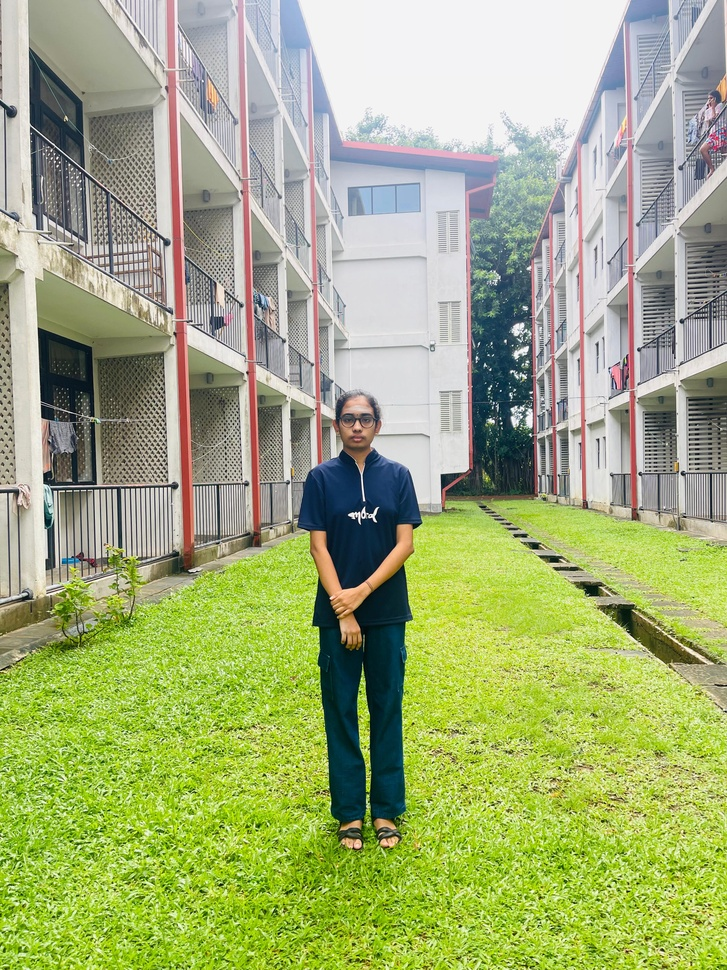
#> input picture Known_faces/jegathayini_pic.jpg, 727 x 970 px, shrunk from 3024 x 4032 before the run, found by its file name
$ python face_crop.py
#> lines starting #> are read from the running program, lines starting #| are printed output that depends on the picture; after the words box and inside, x2 and y2 are one past the last pixel; in counts of white or black regions, pixels touching at a corner belong together
import cv2

face_detector = cv2.CascadeClassifier(
    cv2.data.haarcascades +
    "haarcascade_frontalface_default.xml"
)

img = cv2.imread(
    "Known_Faces/jegathayini_pic.jpg"
)
#> img is the input picture: shape (970, 727, 3); mean B, G, R 121.7, 173.6, 161.7

print("Image Shape:", img.shape)
#| Image Shape: (970, 727, 3)

gray = cv2.cvtColor(
    img,
    cv2.COLOR_BGR2GRAY
)
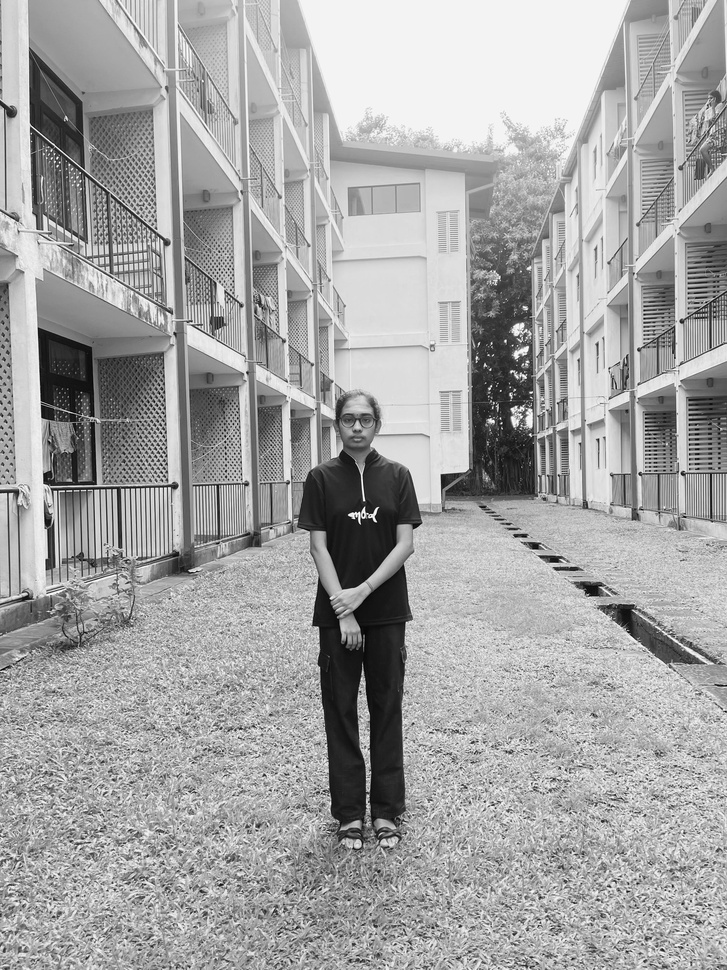
#> gray: shape (970, 727); min 0, max 255, mean 164.1

faces = face_detector.detectMultiScale(
    gray,
    scaleFactor=1.1,
    minNeighbors=10
)
#> faces = [[330, 400, 54, 54]]

print("Faces detected:", len(faces))
#| Faces detected: 1

for (x, y, w, h) in faces:

    print(
        f"x={x}, y={y}, w={w}, h={h}"
    )

    cv2.rectangle(
        img,
        (x, y),
        (x + w, y + h),
        (0, 255, 0),
        5
    )
#> this loop made 1 pass
#| x=330, y=400, w=54, h=54
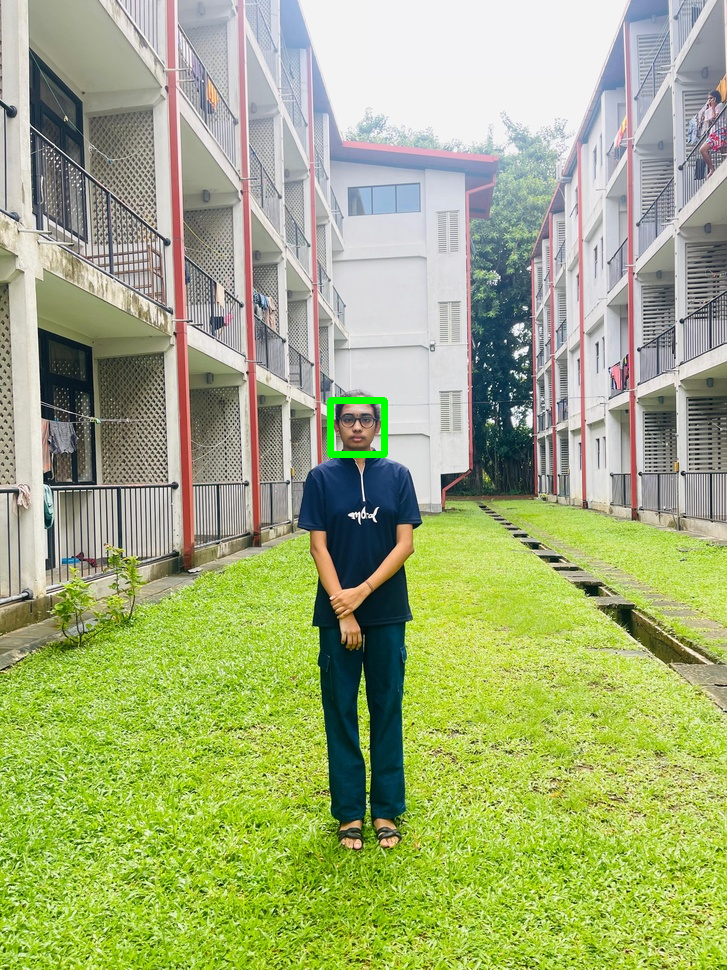
#> img: shape (970, 727, 3); 0.21% of pixels changed, all inside (x1, y1, x2, y2) = (327, 397, 388, 458)
height, width, _ = img.shape
#> height = 970; width = 727

new_width = 800

new_height = int(
    height * (new_width / width)
)
#> new_height = 1067

img = cv2.resize(
    img,
    (new_width, new_height)
)
#> img: shape (1067, 800, 3)
# Resize image for better viewing.
cv2.imshow(
    "Original Image",
    img
)

cv2.waitKey(0)

cv2.destroyAllWindows()

$ run again, with Known_faces/atharsha.jpg copied over Known_faces/jegathayini_pic.jpg
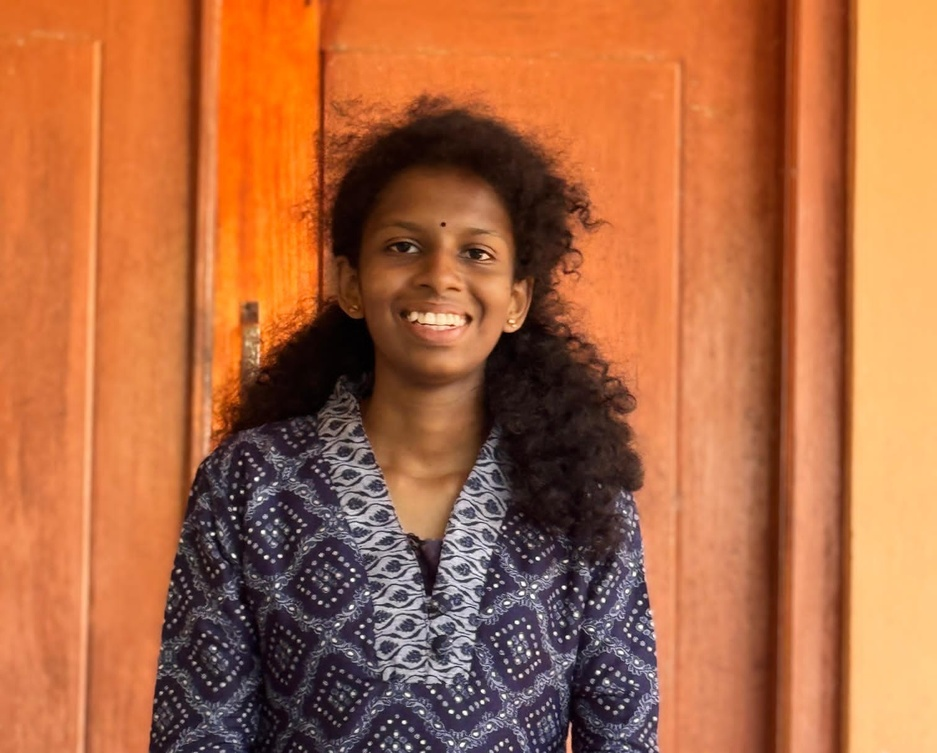
#> input picture Known_faces/atharsha.jpg, 937 x 753 px, shrunk from 1512 x 1215 before the run, found by its file name
#> img is the input picture: shape (753, 937, 3); mean B, G, R 66.3, 105.3, 174.1
#| Image Shape: (753, 937, 3)
#> `gray = cv2.cvtColor( img, cv2.COLOR_BGR2GRAY )`:
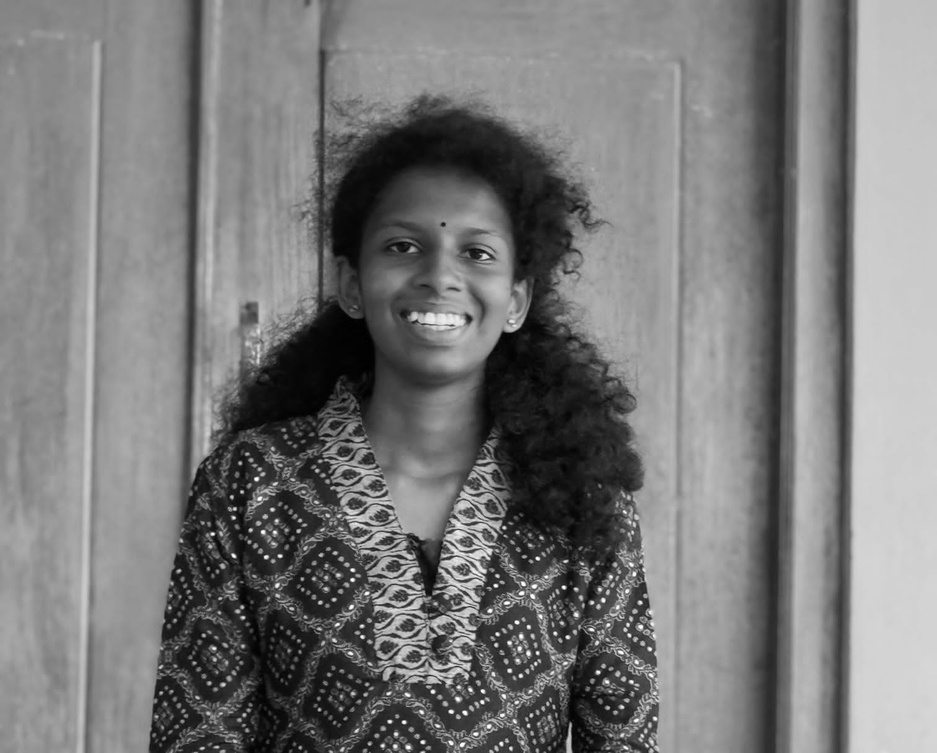
#> gray: shape (753, 937); min 0, max 255, mean 121.4
#> faces = [[345, 174, 190, 190]]
#| Faces detected: 1
#> the loop `for (x, y, w, h) in faces: ` made 1 pass
#> (printed output is left out)
#> after the loop `for (x, y, w, h) in faces:`:
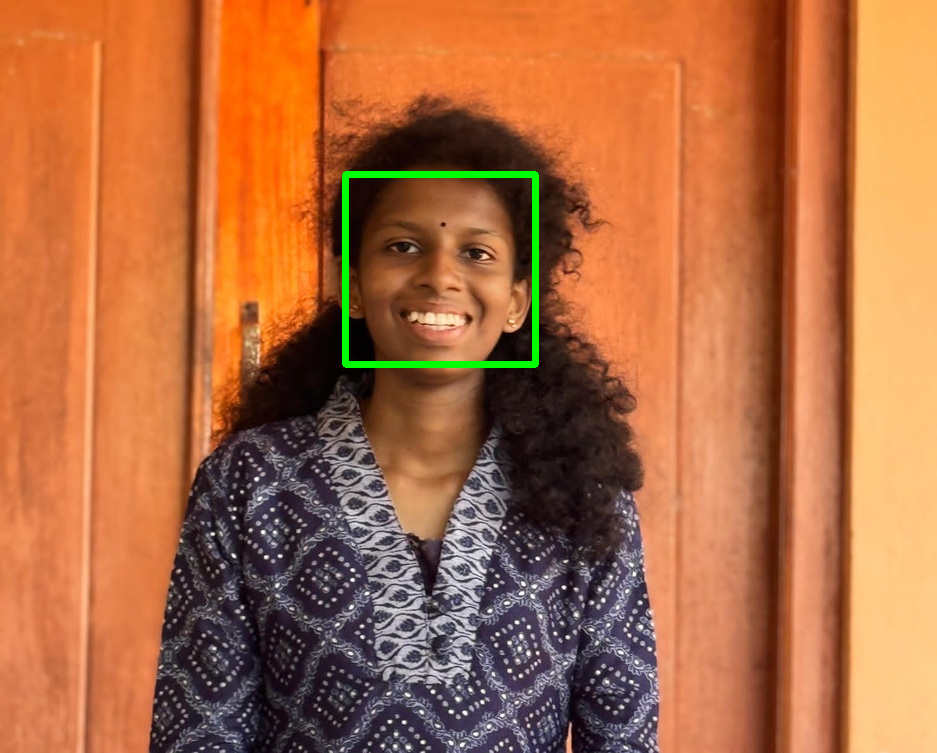
#> img: shape (753, 937, 3); 0.75% of pixels changed, all inside (x1, y1, x2, y2) = (342, 171, 539, 368)

$ run again, with Known_faces/face_1.jpg copied over Known_faces/jegathayini_pic.jpg
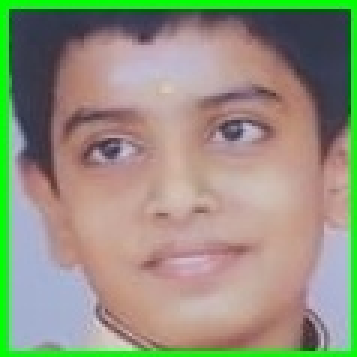
#> input picture Known_faces/face_1.jpg, 119 x 119 px, found by its file name (shown 3 times larger)
#> img is the input picture: shape (119, 119, 3); mean B, G, R 127, 146.5, 147.9
#| Image Shape: (119, 119, 3)
#> `gray = cv2.cvtColor( img, cv2.COLOR_BGR2GRAY )`:
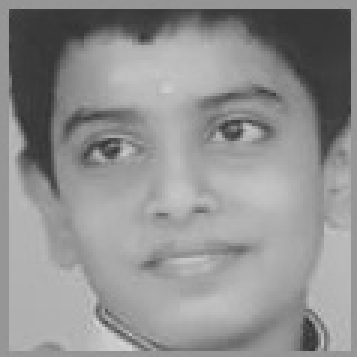
#> gray: shape (119, 119) (shown 3 times larger); min 48, max 213, mean 144.7
#> faces = [[10, 9, 97, 97]]
#| Faces detected: 1
#> the loop `for (x, y, w, h) in faces: ` made 1 pass
#> (printed output is left out)
#> `img = cv2.resize( img, (new_width, new_height) )`:
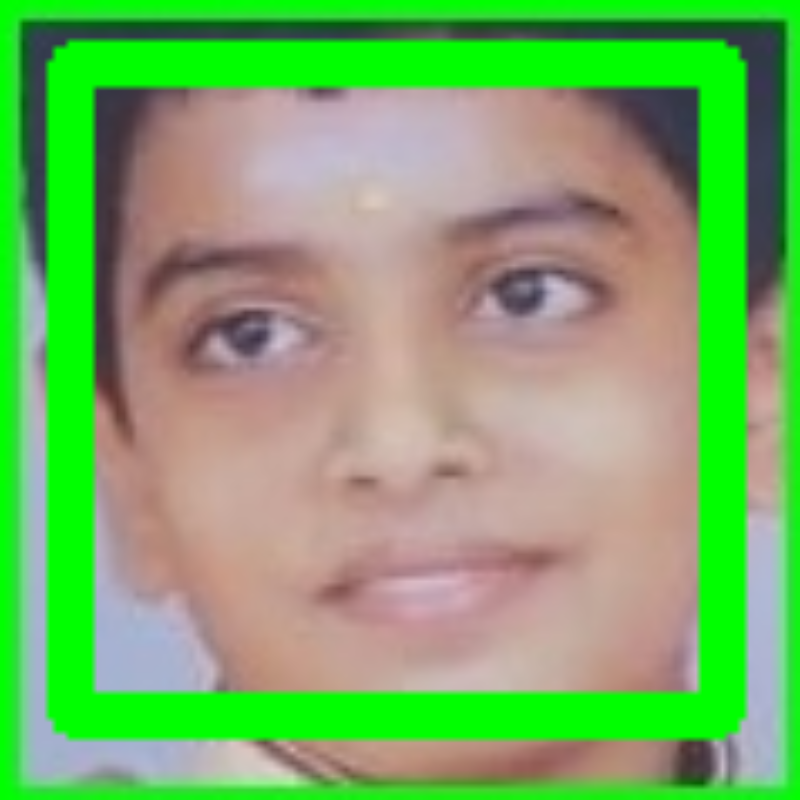
#> img: shape (800, 800, 3); mean B, G, R 103, 172.9, 122.9

$ run again, with Known_faces/face_2.jpg copied over Known_faces/jegathayini_pic.jpg
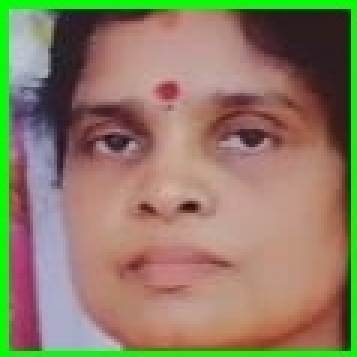
#> input picture Known_faces/face_2.jpg, 119 x 119 px, found by its file name (shown 3 times larger)
#> img is the input picture: shape (119, 119, 3); mean B, G, R 100.8, 125.2, 141.9
#| Image Shape: (119, 119, 3)
#> `gray = cv2.cvtColor( img, cv2.COLOR_BGR2GRAY )`:
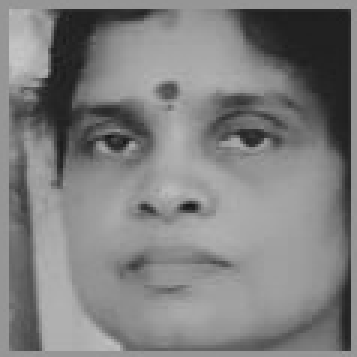
#> gray: shape (119, 119) (shown 3 times larger); min 21, max 200, mean 127.4
#> faces = [[11, 9, 96, 96]]
#| Faces detected: 1
#> the loop `for (x, y, w, h) in faces: ` made 1 pass
#> (printed output is left out)
#> `img = cv2.resize( img, (new_width, new_height) )`:
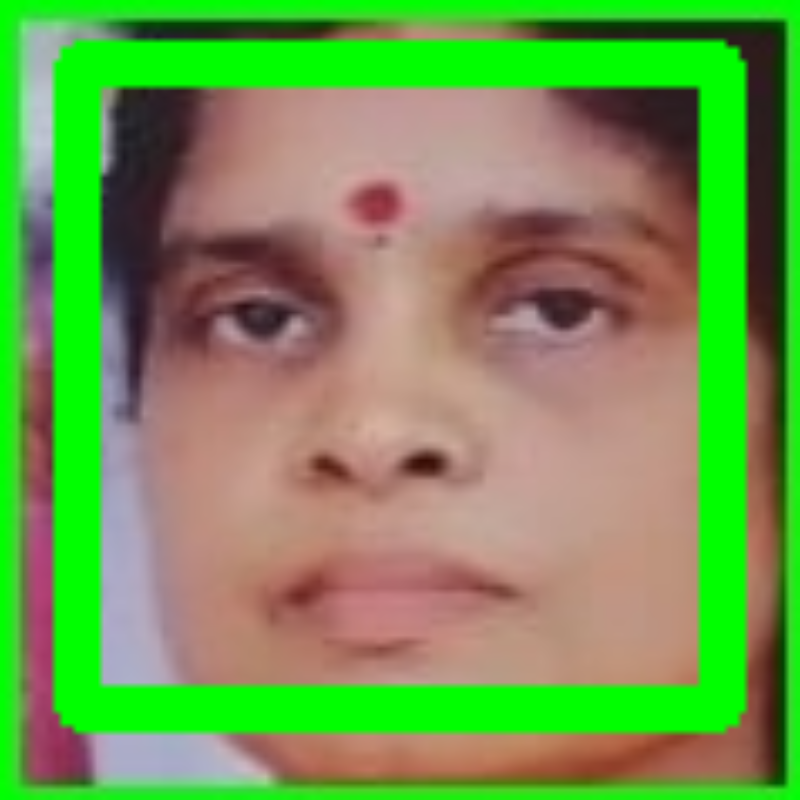
#> img: shape (800, 800, 3); mean B, G, R 80.4, 152.5, 114.5
